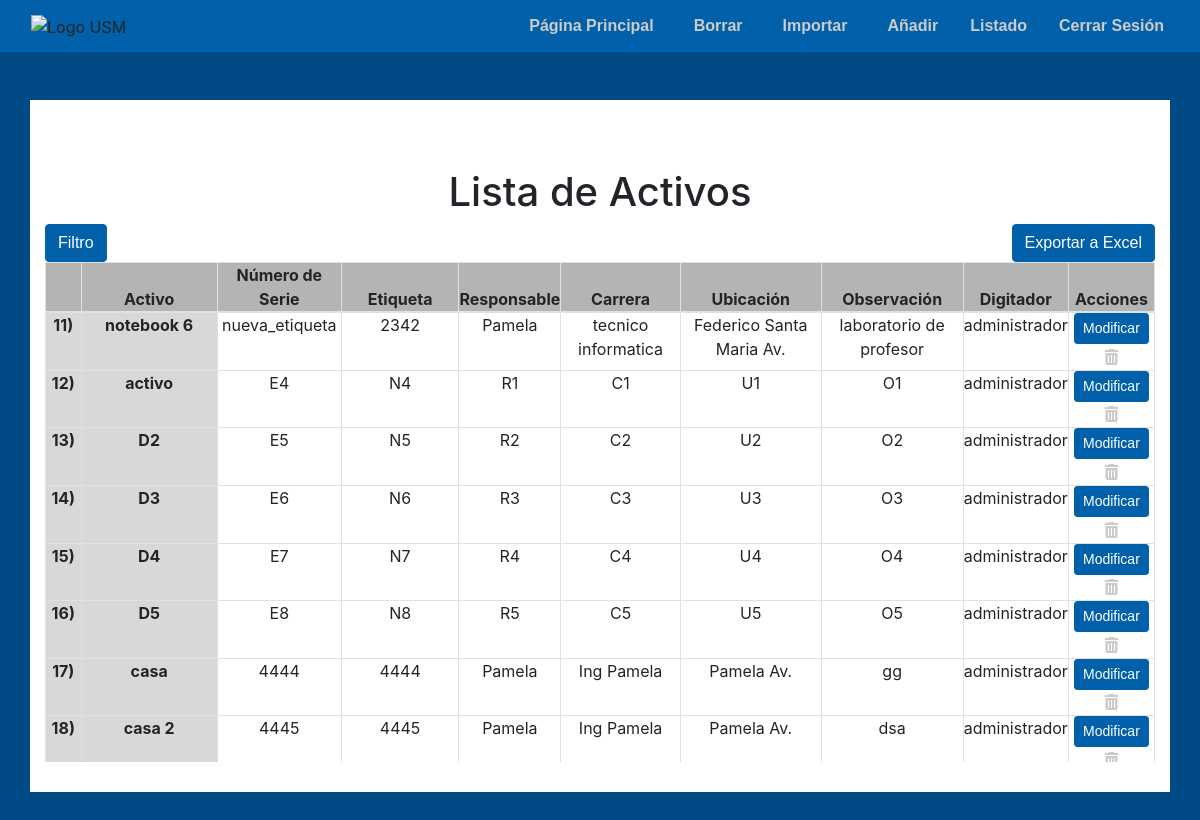
/lista/ (signed in), run on the app's committed database.
### core/models.py (models this page shows, shortened)
class Inventario(models.Model):
    Etiqueta = models.CharField(max_length=50)
    Numero_Serie = models.CharField(max_length=50)
    Descripcion_Equipamiento = models.CharField(max_length=50)
    Responsable = models.CharField(max_length=50)
    Carrera = models.CharField(max_length=50)
    Ubicacion = models.CharField(max_length=50)
    Observacion=models.CharField(max_length=50)
    Digitador=models.CharField(max_length=50)

### core/views.py (the view)
# urls.py: path("lista/",lista,name="lista"),
def lista(request):
    if request.user.is_authenticated:
        termino_busqueda = request.GET.get('buscar', '')
        responsable = request.GET.get('Responsable', None)
        carrera = request.GET.get('Carrera', None)
        ubicacion = request.GET.get('Ubicacion', None)
        listado = filtrar_datos(request, termino_busqueda, responsable, carrera, ubicacion)
        responsables = Responsable.objects.all()
        carreras = Carrera.objects.all()
        ubicaciones = Ubicacion.objects.all()
        context = {
            'responsables': responsables,
            'carreras': carreras,
            'ubicaciones': ubicaciones,
            'termino_busqueda': termino_busqueda,
            'responsable_seleccionado': responsable,
            'carrera_seleccionada': carrera,
            'ubicacion_seleccionada': ubicacion,
            'listado': listado,
            'user': request.user,
        }
        return render(request, 'core/listar.html', context)
    else:
        return redirect('/login/')

### core/views.py (called while the page is built, shortened)
def filtrar_datos(request, termino_busqueda, responsable=None, carrera=None, ubicacion=None):
    queryset = Inventario.objects.all()
    if responsable:
        queryset = queryset.filter(Responsable__icontains=responsable)
    if carrera:
        queryset = queryset.filter(Carrera__icontains=carrera)
    if ubicacion:
        queryset = queryset.filter(Ubicacion__icontains=ubicacion)
    return queryset

### core/templates/core/listar.html (shortened to what this page needs)
<!DOCTYPE html>
<html lang="es">
<head>
    <link rel="stylesheet" href="https://stackpath.bootstrapcdn.com/bootstrap/4.5.2/css/bootstrap.min.css">
    <link rel="stylesheet" href="https://cdnjs.cloudflare.com/ajax/libs/font-awesome/5.15.4/css/all.min.css">
    <head>
        <link rel="stylesheet" href="https://cdnjs.cloudflare.com/ajax/libs/font-awesome/6.0.0-beta3/css/all.min.css">
    </head>
</head>
<body class="fondo">
    {% if user.is_authenticated %}
    <nav class="navbar navbar-expand-lg navbar-light bg-custom fixed-top">
        <div class="col-3 imagen">
            <img class="img-fluid" src="https://usm.cl/wp-content/uploads/2020/12/logo-usm_blanco.svg" alt="Logo USM" onclick="window.location.href='/home/'">
        </div>
        <div class="collapse navbar-collapse" id="navbarNav">
            <ul class="navbar-nav ml-auto">
                <li class="nav-item mr-2 ml-2">
                    <button class="btn btn-link text-gray" onclick="window.location.href='/home/'">Página Principal</button>
                </li>
                <li class="nav-item mr-2 ml-2">
                    <button class="btn btn-link text-gray" onclick="window.location.href='/borrar/'">Borrar</button>
                </li>
                <li class="nav-item mr-2 ml-2" >
                    <button class="btn btn-link text-gray" onclick="window.location.href='/importar/'">Importar</button>
                </li>
                <li class="nav-item mr-auto ml-2">
                    <button class="btn btn-link text-gray" onclick="window.location.href='/añadir/'">Añadir</button>
                </li>
                <li class="nav-item mr-2 ml-2">
                    <button class="btn btn-link text-gray" onclick="window.location.href='/lista/'">Listado</button>
                </li>
                <li class="nav-item mr-2">
                    <form method="post" action="{% url 'logout' %}">
                        <button type="submit" class="btn btn-link text-right">Cerrar Sesión</button>
                    </form>
                </li>
            </ul>
        </div>
    </nav>
    <div class="container mt-5 contenido-principal">
        <div class="column mt-5"><h1 class="text-center">Lista de Activos</h1></div>
        <div class="container text-center">
            <div class="row justify-content-start">
              <div class="col">
                <div class="row">
                    <button type="button" class="btn btn-primary" data-bs-toggle="modal" data-bs-target="#filtroModal">
                        Filtro
                    </button>
                </div>
              </div>
              <div class="row justify-content-end">
                <div class="col-12 d-flex justify-content-end align-items-center">
                    <a href="{% url 'exportar_excel' %}?Responsable={{ request.GET.Responsable }}&Carrera={{ request.GET.Carrera }}&Ubicacion={{ request.GET.Ubicacion }}&buscar={{ request.GET.buscar }}" class="btn btn-primary w-100">Exportar a Excel</a>
                </div>
            </div>
            </div>
          </div>
        <div class="row">
            <div class="col">
                <div data-bs-spy="scroll" data-bs-target="#simple-list-example" data-bs-offset="0" data-bs-smooth-scroll="true" class="scrollspy-example full-height" tabindex="0">
                    <div class="table-responsive">
                        <table class="table table-bordered table-hover">
                            <thead>
                                <tr class="text-center" style="background-color: rgb(180, 180, 180);">
                                    <th></th>
                                    <th>Activo</th>
                                    <th>Número de Serie</th>
                                    <th>Etiqueta</th>
                                    <th>Responsable</th>
                                    <th>Carrera</th>
                                    <th>Ubicación</th>
                                    <th>Observación</th>
                                    <th>Digitador</th>
                                    <th>Acciones</th>
                                </tr>
                            </thead>
                            <tbody>
                                {% for item in listado %}
                                <tr class="text-center">
                                    <td style="background-color: rgb(216, 216, 216);"><b>{{ item.id }})  </b></td>
                                    <td style="background-color: rgb(216, 216, 216);"><b>  {{ item.Descripcion_Equipamiento }}</b></td>
                                    <td>{{ item.Etiqueta }}</td>
                                    <td>{{ item.Numero_Serie }}</td>
                                    <td>{{ item.Responsable }}</td>
                                    <td>{{ item.Carrera }}</td>
                                    <td>{{ item.Ubicacion }}</td>
                                    <td>{{ item.Observacion }}</td>
                                    <td>{{ item.Digitador }}</td>
                                    <td class="text-center">
                                        <button class="btn btn-primary btn-sm" data-bs-toggle="modal" data-bs-target="#modalModificar" onclick="abrirModalModificar({{ item.id }}, '{{ item.Etiqueta }}', '{{ item.Numero_Serie }}', '{{ item.Descripcion_Equipamiento }}', '{{ item.Responsable }}', '{{ item.Carrera }}', '{{ item.Ubicacion }}', '{{ item.Observacion }}', '{{ item.Digitador }}')">Modificar</button>
                                        <button class="btn btn-link p-0" onclick="eliminarItem('{{ item.id }}')">
                                            <i class="fas fa-trash-alt"></i>
                                        </button>
                                    </td>
                                </tr>
                                {% endfor %}
                            </tbody>
                        </table>
                    </div>
                </div>
            </div>
        </div>
        <link href="https://cdnjs.cloudflare.com/ajax/libs/bootstrap-icons/1.10.0/bootstrap-icons.min.css" rel="stylesheet">
    {% endif %}
</body>
</html>

### core/templates/core/listar.html (style rules this page uses)
.btn-link { border: none; text-decoration: none; color: #cbcbcb; transition: color 0.3s; font-family: 'Montserrat', sans-serif; font-weight: bold; }
.imagen img { max-width: 100%; height: 50px; }
.bg-custom { background-color: #0060a9; }
.btn-primary { color:white; background:#0060a9; border-color: #0060a9; font-family: 'Montserrat', sans-serif; }
.contenido-principal { padding-bottom: 30px; padding-top: 20px; background-color: white; margin-top: 300px; }
.scrollspy-example { position: relative; height: 10px; overflow: auto; scroll-padding: auto; }
.full-height { height: 500px; }
.table-responsive .table-bordered td, .table-responsive .table-bordered th { padding: 0; }
.fondo { background-color: #004B85; }

### data on the page
Inventario: id "11", Descripcion_Equipamiento "notebook 6", Etiqueta "nueva_etiqueta", Numero_Serie "2342", Responsable "Pamela", Carrera "tecnico informatica", Ubicacion "Federico Santa Maria Av.", Observacion "laboratorio de profesor", Digitador "administrador"
Inventario: id "12", Descripcion_Equipamiento "activo", Etiqueta "E4", Numero_Serie "N4", Responsable "R1", Carrera "C1", Ubicacion "U1", Observacion "O1", Digitador "administrador"
Inventario: id "13", Descripcion_Equipamiento "D2", Etiqueta "E5", Numero_Serie "N5", Responsable "R2", Carrera "C2", Ubicacion "U2", Observacion "O2", Digitador "administrador"
Inventario: id "14", Descripcion_Equipamiento "D3", Etiqueta "E6", Numero_Serie "N6", Responsable "R3", Carrera "C3", Ubicacion "U3", Observacion "O3", Digitador "administrador"
Inventario: id "15", Descripcion_Equipamiento "D4", Etiqueta "E7", Numero_Serie "N7", Responsable "R4", Carrera "C4", Ubicacion "U4", Observacion "O4", Digitador "administrador"
Inventario: id "16", Descripcion_Equipamiento "D5", Etiqueta "E8", Numero_Serie "N8", Responsable "R5", Carrera "C5", Ubicacion "U5", Observacion "O5", Digitador "administrador"
Inventario: id "17", Descripcion_Equipamiento "casa", Etiqueta "4444", Numero_Serie "4444", Responsable "Pamela", Carrera "Ing Pamela", Ubicacion "Pamela Av.", Observacion "gg", Digitador "administrador"
Inventario: id "18", Descripcion_Equipamiento "casa 2", Etiqueta "4445", Numero_Serie "4445", Responsable "Pamela", Carrera "Ing Pamela", Ubicacion "Pamela Av.", Observacion "dsa", Digitador "administrador"
